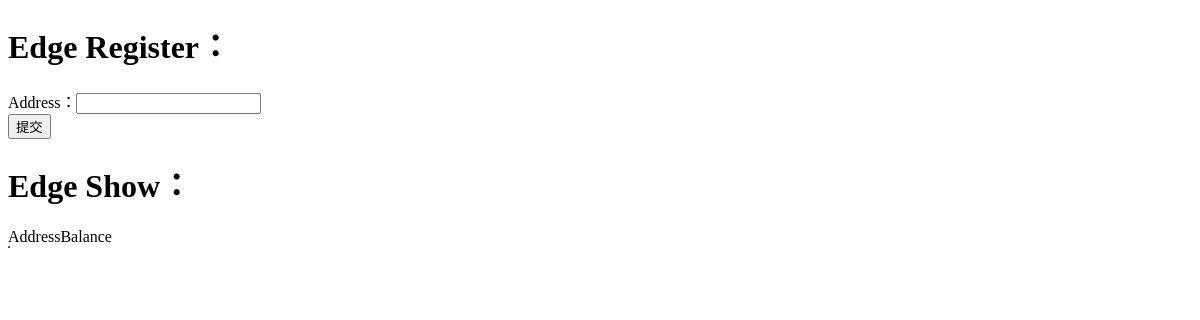
The app's page /regist/, older data.
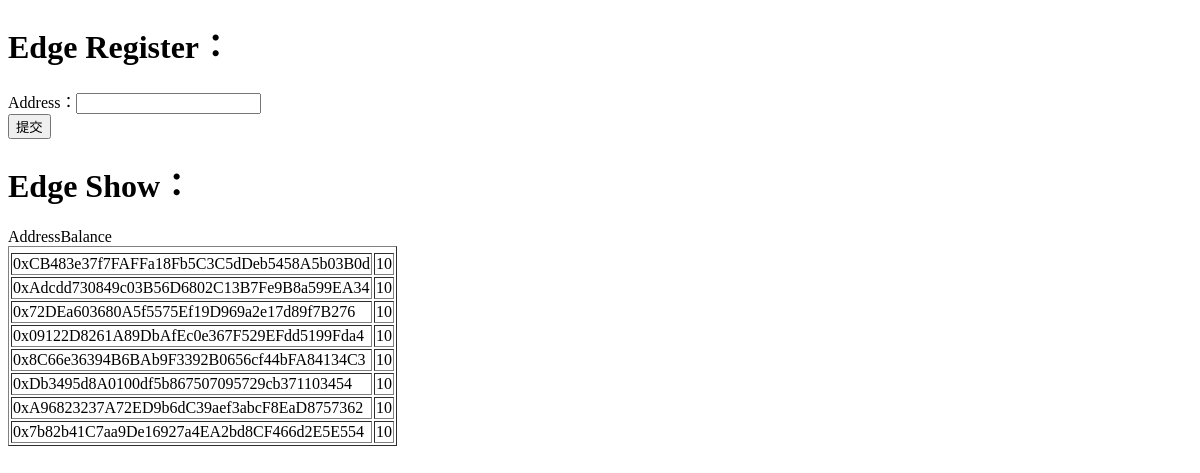
The same page, newer data.
### pricingSystem/models.py (models this page shows)
class EdgeInfo(models.Model):
    address = models.CharField(max_length=32)
    balance = models.CharField(max_length=32)

### pricingSystem/views.py (the view, shortened to what this page needs)
# urls.py: path('regist/', views.index),
def index(request):
    user_list = models.EdgeInfo.objects.all()
    return render(request, 'index.html', {'data': user_list})

### pricingSystem/templates/index.html (shortened to what this page needs)
<!DOCTYPE html>
<html lang="en">
<head>
</head>
<body>
    <h1>Edge Register：</h1>
    <form action="/regist/" method="post">
        Address：<input type="text" name="address" /><br />
        <input type="submit" value="提交" />
    </form>
    <h1>Edge Show：</h1>
    <table border="1">
        <thead>
        </thead>
        <tbody>
            {% for item in data %}
            <tr>
                <td>{{ item.address }}</td>
                <td>{{ item.balance }}</td>
            </tr>
            {% endfor %}
        </tbody>
    </table>
</body>
</html>

Row changes from the older to the newer data that the page shows:
added EdgeInfo: address "0xCB483e37f7FAFFa18Fb5C3C5dDeb5458A5b03B0d", balance "10"
added EdgeInfo: address "0xAdcdd730849c03B56D6802C13B7Fe9B8a599EA34", balance "10"
added EdgeInfo: address "0x72DEa603680A5f5575Ef19D969a2e17d89f7B276", balance "10"
added EdgeInfo: address "0x09122D8261A89DbAfEc0e367F529EFdd5199Fda4", balance "10"
added EdgeInfo: address "0x8C66e36394B6BAb9F3392B0656cf44bFA84134C3", balance "10"
added EdgeInfo: address "0xDb3495d8A0100df5b867507095729cb371103454", balance "10"
added EdgeInfo: address "0xA96823237A72ED9b6dC39aef3abcF8EaD8757362", balance "10"
added EdgeInfo: address "0x7b82b41C7aa9De16927a4EA2bd8CF466d2E5E554", balance "10"
